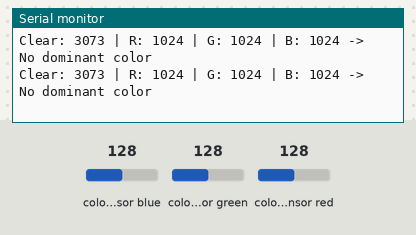
The sketch below on a simulated Arduino Uno, built with avr-gcc and run on an emulated ATmega328P. Parts: the last lines printed to the serial monitor. The inputs (shaded band) are chosen by the test bench; at power-on: colour sensor blue 128, colour sensor green 128, colour sensor red 128.

Above: at 1.4 s.
1.5 s: colour sensor blue set to 191
At 2.2 s:
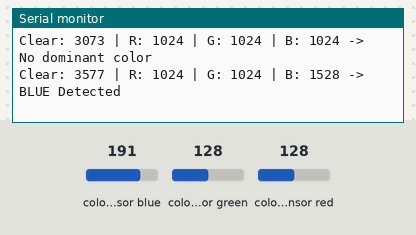
3.7 s: colour sensor green set to 250
At 4.4 s:
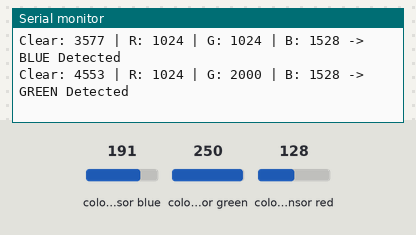
5.9 s: colour sensor red set to 5
At 6.6 s:
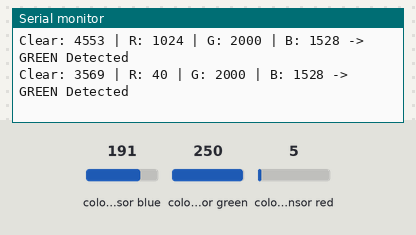
7.4 s: colour sensor red set to 128
At 7.4 s:
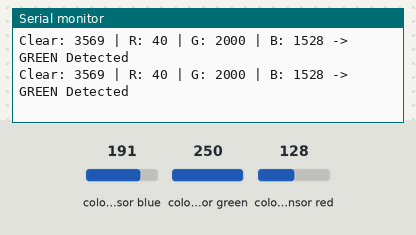

Measured:
- after the input at 1.5 s, the serial monitor: prints a new line after 0.24 s (image 1)
- after the input at 3.7 s, the serial monitor: prints a new line after 0.24 s (image 2)
- after the input at 5.9 s, the serial monitor: prints a new line after 0.25 s (image 3)

The sketch:

RGB_Single_TCS34725.ino
```cpp
/**
 * ============================================================================
 * Calibration & Test: Single Adafruit TCS34725 Color Sensor
 * ============================================================================
 * Wiring (I2C):
 * - VDD -> 5V or 3.3V
 * - GND -> GND
 * - SDA -> A4 (Arduino Uno)
 * - SCL -> A5 (Arduino Uno)
 * ============================================================================
 */

#include <Wire.h>
#include <Adafruit_TCS34725.h>

// Calibration Thresholds
const int RED_THRESHOLD   = 1500;
const int GREEN_THRESHOLD = 1500;
const int BLUE_THRESHOLD  = 1500;

Adafruit_TCS34725 tcs = Adafruit_TCS34725(TCS34725_INTEGRATIONTIME_50MS, TCS34725_GAIN_4X);

void setup() {
  Serial.begin(9600);
  Serial.println(F("[Test] Initializing TCS34725 Sensor..."));

  if (!tcs.begin()) {
    Serial.println(F("Error: TCS34725 not found. Check I2C connections (SDA/SCL) and power."));
    while (1);
  }

  tcs.setInterrupt(false);
  tcs.setGain(TCS34725_GAIN_4X);
  tcs.setIntegrationTime(TCS34725_INTEGRATIONTIME_50MS);
  Serial.println(F("TCS34725 ready. Reading color values..."));
}

void loop() {
  uint16_t clearVal, redVal, greenVal, blueVal;
  tcs.getRawData(&redVal, &greenVal, &blueVal, &clearVal);

  Serial.print(F("Clear: ")); Serial.print(clearVal);
  Serial.print(F(" | R: "));  Serial.print(redVal);
  Serial.print(F(" | G: "));  Serial.print(greenVal);
  Serial.print(F(" | B: "));  Serial.print(blueVal);

  if (redVal > RED_THRESHOLD && redVal > greenVal && redVal > blueVal) {
    Serial.println(F(" -> RED Detected"));
  } else if (greenVal > GREEN_THRESHOLD && greenVal > redVal && greenVal > blueVal) {
    Serial.println(F(" -> GREEN Detected"));
  } else if (blueVal > BLUE_THRESHOLD && blueVal > redVal && blueVal > greenVal) {
    Serial.println(F(" -> BLUE Detected"));
  } else {
    Serial.println(F(" -> No dominant color"));
  }

  delay(500);
}
```
